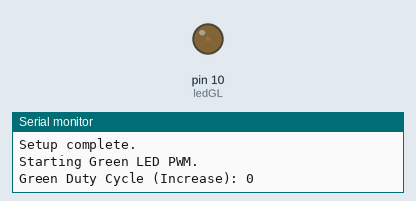
Recording of a sketch running on a simulated Arduino Nano, built with avr-gcc and run on an emulated ATmega328P. Parts: output pins drawn as LEDs (lit = HIGH), the last lines printed to the serial monitor.

Above: at 0.05 s.
At 0.95 s:
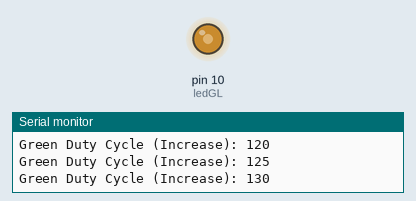
At 1.65 s:
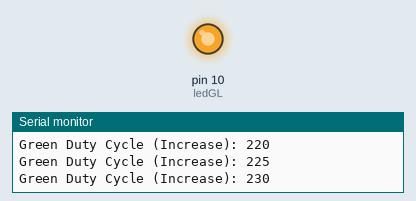
At 3.25 s:
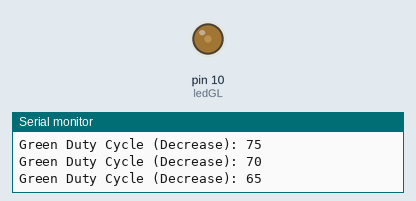
Timing chart, 0 to 6.1 s (numbered marks = the images above):
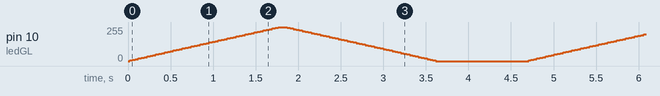

The sketch:

LAB3_PWM_LEDS.ino
```cpp
const int ledGL = 10;  // Green LED for RGB Left (PWM-capable pin)
const int ledGR = A7; // Green LED for RGB Right (PWM-capable pin)
const int dutyStep = 5; // Step size for changing the duty cycle

void setup() {
  pinMode(ledGL, OUTPUT);
  pinMode(ledGR, OUTPUT);

  Serial.begin(9600); // Initialize serial communication for debugging
  Serial.println("Setup complete.");
}

void loop() {
  pwmGreen();
  delay(1000); // Delay between each PWM cycle, adjust as necessary
}

void pwmGreen() {
  Serial.println("Starting Green LED PWM.");

  // Increase the duty cycle gradually for Green LEDs
  for (int dutyCycle = 0; dutyCycle <= 255; dutyCycle += dutyStep) {
    analogWrite(ledGL, dutyCycle);
    analogWrite(ledGR, dutyCycle);

    Serial.print("Green Duty Cycle (Increase): ");
    Serial.println(dutyCycle);

    delay(10); // Adjust delay time if necessary
  }

  Serial.println("Green PWM Increase completed.");

  // Decrease the duty cycle gradually for Green LEDs
  for (int dutyCycle = 255; dutyCycle >= 0; dutyCycle -= dutyStep) {
    analogWrite(ledGL, dutyCycle);
    analogWrite(ledGR, dutyCycle);

    Serial.print("Green Duty Cycle (Decrease): ");
    Serial.println(dutyCycle);

    delay(10); // Adjust delay time if necessary
  }

  Serial.println("Green PWM Decrease completed.");
  Serial.println("Green LED PWM completed.");
}
```
